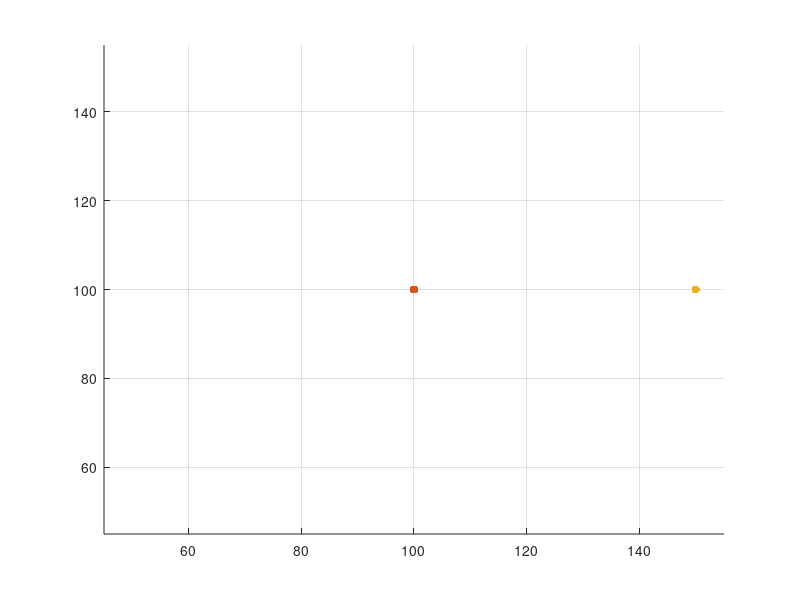

Write MATLAB code to recreate this figure.
xx = 150;
yy = 100;

rot = linspace(0,2*pi,250);
scatter(xx,yy,"filled",'r');
grid on 
xlim([45 155])
ylim([45 155])
hold on
scatter(100,100,"filled",'k');
h = scatter(xx,yy,'filled','b');
hold off 
for inc = 1:length(rot)
    xrot = (xx-100)*cos(rot(inc)) - (yy-100)*sin(rot(inc)) + 100;
    yrot = (xx-100)*sin(rot(inc)) + (yy-100)*cos(rot(inc)) + 100;
    set(h,'XData',xrot,'YData',yrot);
    drawnow
end